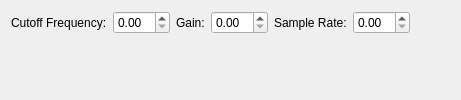
                   <widget class="QWidget" name="page_19">
                    <layout class="QGridLayout" name="gridLayout_105">
                     <item row="0" column="0">
                      <layout class="QHBoxLayout" name="horizontalLayout_42">
                       <item>
                        <layout class="QFormLayout" name="formLayout_61">
                         <item row="0" column="0">
                          <widget class="QLabel" name="label_57">
                           <property name="text">
                            <string>Cutoff Frequency:</string>
                           </property>
                          </widget>
                         </item>
                         <item row="0" column="1">
                          <widget class="QDoubleSpinBox" name="pipelineTool_lowPassFilterCutoffFrequencySpinBox">
                           <property name="sizePolicy">
                            <sizepolicy hsizetype="Preferred" vsizetype="Preferred">
                             <horstretch>0</horstretch>
                             <verstretch>0</verstretch>
                            </sizepolicy>
                           </property>
                          </widget>
                         </item>
                        </layout>
                       </item>
                       <item>
                        <layout class="QFormLayout" name="formLayout_62">
                         <item row="0" column="0">
                          <widget class="QLabel" name="label_74">
                           <property name="text">
                            <string>Gain:</string>
                           </property>
                          </widget>
                         </item>
                         <item row="0" column="1">
                          <widget class="QDoubleSpinBox" name="pipelineTool_lowPassFilterGainSpinBox">
                           <property name="sizePolicy">
                            <sizepolicy hsizetype="Preferred" vsizetype="Preferred">
                             <horstretch>0</horstretch>
                             <verstretch>0</verstretch>
                            </sizepolicy>
                           </property>
                          </widget>
                         </item>
                        </layout>
                       </item>
                       <item>
                        <layout class="QFormLayout" name="formLayout_63">
                         <item row="0" column="0">
                          <widget class="QLabel" name="label_69">
                           <property name="text">
                            <string>Sample Rate:</string>
                           </property>
                          </widget>
                         </item>
                         <item row="0" column="1">
                          <widget class="QDoubleSpinBox" name="pipelineTool_lowPassFilterSampleRateSpinBox">
                           <property name="sizePolicy">
                            <sizepolicy hsizetype="Preferred" vsizetype="Preferred">
                             <horstretch>0</horstretch>
                             <verstretch>0</verstretch>
                            </sizepolicy>
                           </property>
                          </widget>
                         </item>
                        </layout>
                       </item>
                       <item>
                        <spacer name="horizontalSpacer_24">
                         <property name="orientation">
                          <enum>Qt::Horizontal</enum>
                         </property>
                         <property name="sizeHint" stdset="0">
                          <size>
                           <width>40</width>
                           <height>20</height>
                          </size>
                         </property>
                        </spacer>
                       </item>
                      </layout>
                     </item>
                    </layout>
                   </widget>
